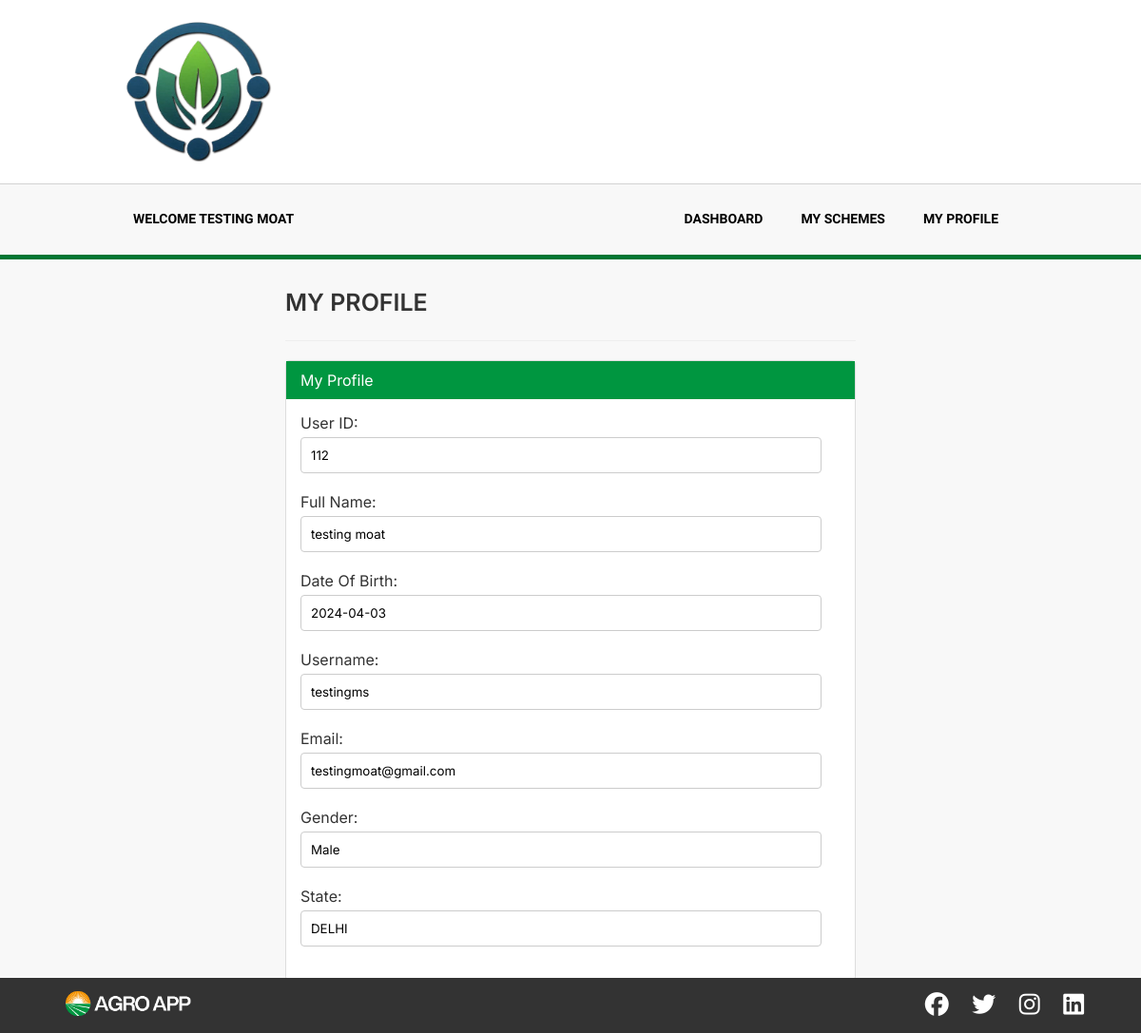
Page /user/myprofile.php (signed in) on the committed database.
### tables this page shows
CREATE TABLE `users` (
  `id` int(11) NOT NULL,
  `full_name` varchar(255) NOT NULL,
  `email` varchar(100) NOT NULL,
  `date_of_birth` date NOT NULL,
  `gender` enum('Male','Female','Other') NOT NULL,
  `state` varchar(100) NOT NULL,
  `username` varchar(50) NOT NULL,
  `password` varchar(255) NOT NULL
);

### user/myprofile.php (the view, shortened to what this page needs)
<!DOCTYPE html>
<html lang="en">
<head>
    <link rel="stylesheet" href="dash.css">
    <link rel="stylesheet" href="../includes/main.css">
</head>
<body>
  <?php include('../includes/header.php');
    include('../includes/config.php');
    $id = $_SESSION["id"];
    $result = mysqli_query($conn, "SELECT * FROM users WHERE id = $id");
    $row = mysqli_fetch_assoc($result);
  ?>
  <div class="profile-wrapper">
      <div class="profile-container">
            <h4 class="header-line">My Profile</h4>
          <div class="profile-row">
                  <div class="profile-panel">
                      <div class="panel-heading">
                          My Profile
                      </div>
                      <div class="panel-body">
                          <form name="updateProfileForm" method="post">
                              <div class="form-group">
                                  <label>User ID:</label>
                                  <input class="form-control" type="text" name="user_id" value="<?php echo $row["id"]?>" readonly />
                              </div>
                              <div class="form-group">
                                  <label>Full Name:</label>
                                  <input class="form-control" type="text" name="full_name" value="<?php echo $row["full_name"]?>" readonly />
                              </div>
                              <div class="form-group">
                                  <label>Date Of Birth:</label>
                                  <input class="form-control" type="text" name="dob" value="<?php echo $row["date_of_birth"]?>" readonly />
                              </div>
                              <div class="form-group">
                                  <label>Username:</label>
                                  <input class="form-control" type="text" name="username" value="<?php echo $row["username"]?>" readonly />
                              </div>
                              <div class="form-group">
                                  <label>Email:</label>
                                  <input class="form-control" type="text" name="email" value="<?php echo $row["email"]?>" readonly />
                              </div>
                              <div class="form-group">
                                  <label>Gender:</label>
                                  <input class="form-control" type="text" name="gender" value="<?php echo $row["gender"]?>" readonly />
                              </div>
                              <div class="form-group">
                                  <label>State:</label>
                                  <input class="form-control" type="text" name="state" value="<?php echo $row["state"]?>" readonly />
                              </div>
                          </form>
                      </div>
                  </div>
          </div>
      </div>
  </div>
   <?php include('../includes/footer.php');?>
</body>
</html>

### user/dash.css (style rules this page uses)
* { margin: 0; padding: 0; box-sizing: border-box; font-family: "Inter"; }
.profile-wrapper { background-color: #f7f7f7cc; border-bottom: 5px solid #007633; padding: 30px 0px; font-family: "Inter", sans-serif; }
.profile-container { width: 600px; margin: 0 auto; }
.header-line { font-size: 24px; font-weight: bold; margin-bottom: 20px; }
.profile-panel { border: 1px solid #ddd; border-radius: 4px; margin-bottom: 20px; background-color: #fff; }
.profile-panel .panel-heading { background-color: #009640; color: #fff; padding: 10px 15px; }
.profile-panel .panel-body { padding: 15px; }
.form-group { margin-bottom: 20px; }
.form-group label { margin-bottom: 5px; }
.form-control { width: calc(100% - 20px); padding: 10px; border: 1px solid #ccc; border-radius: 4px; box-sizing: border-box; }

### includes/main.css (style rules this page uses)
* { margin: 0; padding: 0; box-sizing: border-box; }
body { font-family: "Inter Tight", sans-serif; color: #333; }
.header-line { font-size: 25px; font-weight: 600; padding-bottom: 25px; border-bottom: 1px solid #eeeeee; text-transform: uppercase; }

### assets/css/main.css (style rules this page uses)
* { margin: 0px; padding: 0px; box-sizing: border-box; }
body, html { height: 100%; font-family: Ubuntu-Regular, sans-serif; }
h1, h2, h3, h4, h5, h6 { margin: 0px; }
input { outline: none; border: none; }
label { margin: 0; display: block; }

### rows in the picture
users: user_id "112", full_name "testing moat", dob "2024-04-03", username "testingms", email "testingmoat@gmail.com", gender "Male", state "DELHI"

### other values in the picture
$_SESSION["name"] "TESTING MOAT"
